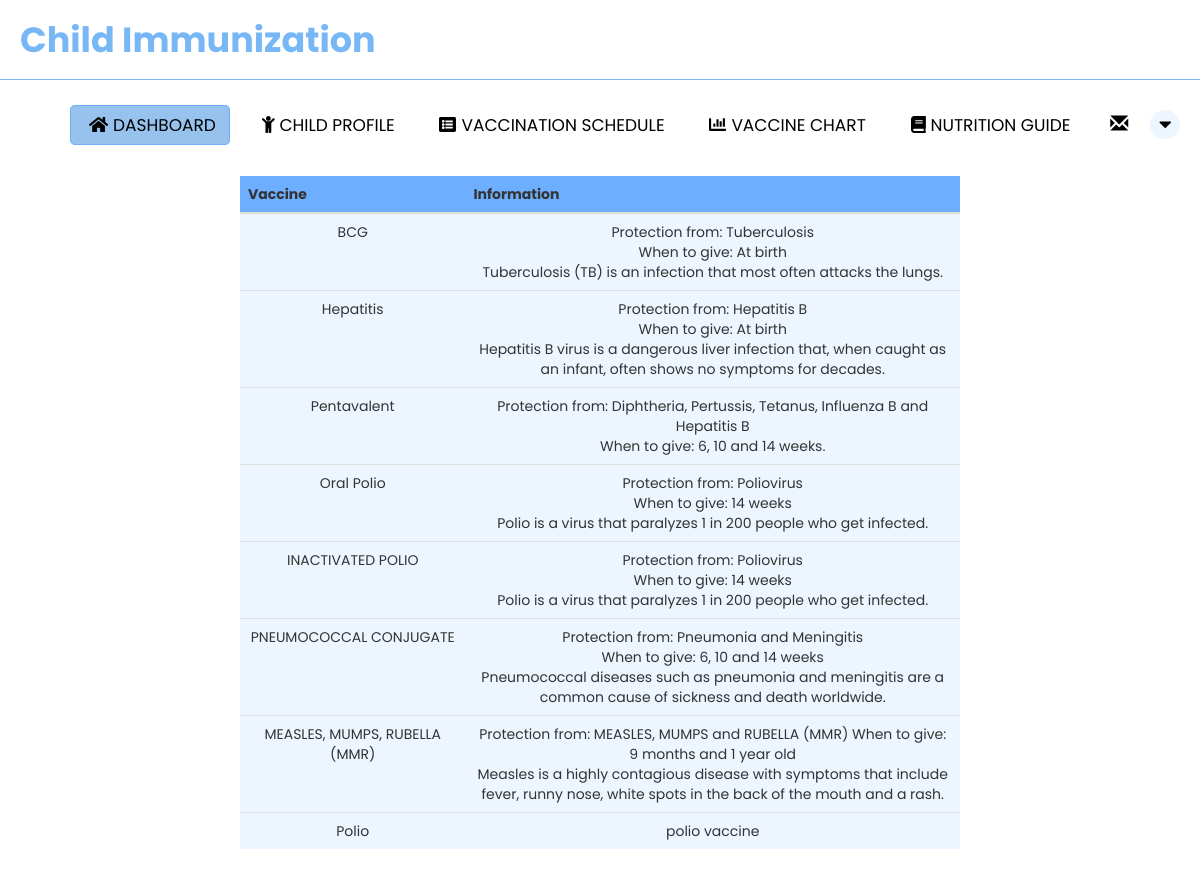
/parent_index.php, run on the app's committed database.
### tables this page shows
CREATE TABLE `vaccine_information` (
  `id` int(11) NOT NULL,
  `vaccinename` varchar(100) NOT NULL,
  `information` varchar(350) NOT NULL
);

### parent_index.php (the view, shortened to what this page needs)
<?php
include "PHP/functions.php";
?>
<!DOCTYPE html>
<html lang="en">
<head>
    <link rel="stylesheet" href="CSS/parent_index.css">
    <link rel="stylesheet" href="https://cdnjs.cloudflare.com/ajax/libs/font-awesome/4.7.0/css/font-awesome.min.css">
  <link rel="stylesheet" href="https://maxcdn.bootstrapcdn.com/bootstrap/3.3.6/css/bootstrap.min.css" />
</head>
<body>
    <nav>
        <label class="logo">Child Immunization</label>
        <ul>
          <li><a href="parent_index.php" class="active"><i class="fas fa-home" id="icon"></i>Dashboard</a></li>
          <li><a href="parent_child.php"><i class="fas fa-child"  id="icon"></i>Child Profile</a></li>
          <li><a href="parent_vaccine_schedule.php"><i class="fas fa-list-alt"  id="icon"></i>Vaccination Schedule</a></li>
          <li><a href="parent_chart.php"><i class="fa fa-chart-bar"  id="icon"></i>Vaccine Chart</a></li>
          <li><a href="parent_guide.php"><i class="fas fa-book"  id="icon"></i>Nutrition Guide</a></li>
      <li class="dropdown">
       <a href="#" class="dropdown-toggle" data-toggle="dropdown"><span class="label label-pill label-danger count" style="border-radius:10px;"></span> <span class="glyphicon glyphicon-envelope" style="font-size:18px;"></span></a>
      </li>
          <div class="dropdown">
            <button class="dropbtn"><i class="fa fa-caret-down"></i></button>
          </div>
        </ul>
      </nav>
      <br>
      <br>
      <center><table class="table" style="width: 60%; margin-bottom: 30px">
      <thead style="line-height: 40px">
                <th style="width: 10%">Vaccine</th>
                <th style="width: 30%">Information</th>
      </thead>
      <tbody>
           <tbody>
           <tr>
                <?php
                $sql = "SELECT *
                    FROM vaccine_information";
                $stmt = $con->prepare($sql);
                $stmt->execute();
                $result = $stmt->get_result();
                while ($row = $result->fetch_assoc()) {
                    $vaccinename = $row['vaccinename'];
                    $information = $row['information'];
                    ?>
                        <tr>
                        <td  ><?php echo $vaccinename; ?></td>
                        <td  ><?php echo $information; ?></td>
                    </tr>
                    <?php
                }
                ?>
          </tbody>
        </table>
  </body>
</html>

### CSS/parent_index.css (style rules this page uses)
* { padding: 0; margin: 0; text-decoration: none; list-style: none; box-sizing: border-box; font-family: 'Poppins' , sans-serif; }
nav { background: #ffffff; height: 80px; width: 100%; border-bottom: 1px solid #77b7f6; }
label.logo { color: #000000; font-size: 35px; line-height: 80px; padding: 0 20px; font-weight: bold; }
nav ul { float: right; margin-right: 20px; }
nav ul li { display: inline-block; line-height: 80px; margin: 0 5px; }
nav ul li a { color: #000000; font-size: 17px; padding: 7px 13px; border-radius: 5px; text-transform: uppercase; }
#icon { display: inline-block; text-align: center; margin: 0 5px; }
a.active, a:hover { background:#97c2ee; border: 1px solid #6daffe; transition: .3s; }
.dropbtn { border-radius: 50%; background-color: #edf6ff; width: 30px; margin-top: 20px; color: #000000; padding: 0; font-size: 20px; border: none; cursor: pointer; }
.dropdown { position: relative; display: inline-block; }
thead { background-color: #6daffe; text-align: center; }
td { background-color: #edf6ff; text-align: center; }

### data on the page
vaccine_information: vaccinename "BCG", information "Protection from: Tuberculosis When to give: At birth Tuberculosis (TB) is an infection that most often attacks the lungs."
vaccine_information: vaccinename "Hepatitis", information "Protection from: Hepatitis B When to give: At birth Hepatitis B virus is a dangerous liver infection that, when caught as an infant, often shows no symptoms for decades."
vaccine_information: vaccinename "Pentavalent", information "Protection from: Diphtheria, Pertussis, Tetanus, Influenza B and Hepatitis B When to give: 6, 10 and 14 weeks."
vaccine_information: vaccinename "Oral Polio", information "Protection from: Poliovirus When to give: 14 weeks Polio is a virus that paralyzes 1 in 200 people who get infected."
vaccine_information: vaccinename "INACTIVATED POLIO", information "Protection from: Poliovirus When to give: 14 weeks Polio is a virus that paralyzes 1 in 200 people who get infected."
vaccine_information: vaccinename "PNEUMOCOCCAL CONJUGATE", information "Protection from: Pneumonia and Meningitis When to give: 6, 10 and 14 weeks Pneumococcal diseases such as pneumonia and meningitis are a common cause of sickness and death worldwide."
vaccine_information: vaccinename "MEASLES, MUMPS, RUBELLA (MMR)", information "Protection from: MEASLES, MUMPS and RUBELLA (MMR) When to give: 9 months and 1 year old Measles is a highly contagious disease with symptoms that include fever, runny nose, white spots in the back of the mouth and a rash."
vaccine_information: vaccinename "Polio", information "polio vaccine"
